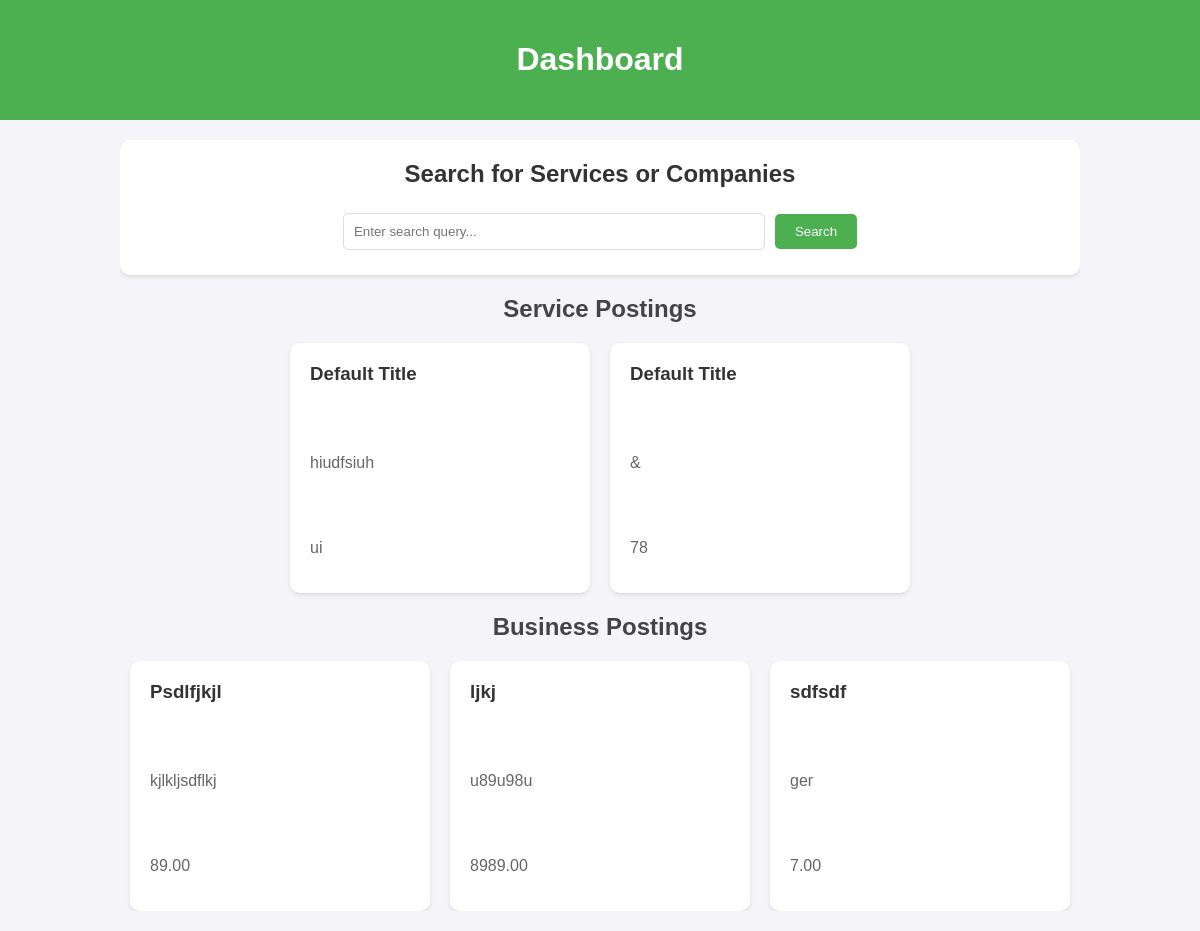
Page /home/ (signed in) on the committed database.
### main/models.py (models this page shows, shortened)
class ServiceRequest(models.Model):
    SERVICES_CHOICES = [
        ('consulting', 'Consulting'),
        ('development', 'Development'),
        ('design', 'Design'),
        ('marketing', 'Marketing'),
        ('other', 'Other'),
    ]
    user = models.ForeignKey(User, on_delete=models.CASCADE, related_name='related_requests', default=1)
    title = models.CharField(max_length=100, default='Default Title')
    services_needed = models.CharField(max_length=200)  # Store as a comma-separated string
    location = models.CharField(max_length=100)
    description = models.TextField()
    preferable_pricing = models.DecimalField(max_digits=10, decimal_places=2)

class BusinessProfile(models.Model):
    user = models.OneToOneField(User, on_delete=models.CASCADE, related_name='business_profile')
    name = models.CharField(max_length=100)
    industry = models.CharField(max_length=100)
    contact_info = models.CharField(max_length=255)
    services = models.TextField()
    previous_works = models.TextField()
    estimated_pricing = models.DecimalField(max_digits=10, decimal_places=2)

### main/views.py (the view, shortened to what this page needs)
# urls.py: path('home/', views.home, name='home'),
@login_required
def home(request):
    service_postings = ServiceRequest.objects.all()
    business_postings = BusinessProfile.objects.all()
    form = SearchForServicesOrCompany()  # Instantiate the search form
    return render(request, "main/dashboard.html", {'service_postings': service_postings, 'form': form, 'business_postings': business_postings})

### main/forms.py
class SearchForServicesOrCompany(forms.Form):
    search_query = forms.CharField(label='Search', max_length=100, widget=forms.TextInput(attrs={'placeholder': 'Enter service or company name'}))

### main/templates/main/dashboard.html (shortened to what this page needs)
<!DOCTYPE html>
<html>
<head>
    {% load static %}
    <link rel="stylesheet" href="{% static 'css/home.css' %}">
</head>
<body>
    <header>
        <h1>Dashboard</h1>
    </header>
    <div class="container">
        <section class="search-bar">
            {% block content %}
            <h2>Search for Services or Companies</h2>
            <form method="post">
                <input type="text" name="search_query" placeholder="Enter search query...">
                <button type="submit">Search</button>
            </form>
            {% endblock %}
        </section>
        <section class="postings-section">
            <h1>Service Postings</h1>
            <div class="postings-container">
                {% for service_posting in service_postings %}
                <div class="posting">
                    <h3>{{ service_posting.title }}</h3>
                    <p>{{ service_posting.services_needed }}</p>
                    <p>{{ service_posting.location }}</p>
                </div>
                {% endfor %}
            </div>
            <h1>Business Postings</h1>
            <div class="postings-container">
                {% for business_posting in business_postings %}
                <div class="posting">
                    <h3>{{ business_posting.name }}</h3>
                    <p>{{ business_posting.industry }}</p>
                    <p>{{ business_posting.estimated_pricing }}</p>
                </div>
                {% endfor %}
            </div>
        </section>
    </div>
</body>
</html>

### main/static/css/home.css (style rules this page uses)
body { font-family: Arial, sans-serif; background-color: #f4f4f9; color: #333; margin: 0; padding: 0; }
header { background-color: #4caf50; color: white; padding: 20px 0; text-align: center; }
.container { width: 80%; margin: 20px auto; overflow: hidden; }
.search-bar { background-color: white; padding: 20px; margin-bottom: 20px; border-radius: 10px; box-shadow: 0 2px 4px rgba(0, 0, 0, 0.1); text-align: center; }
.search-bar h2 { margin-top: 0; }
.search-bar form { display: flex; justify-content: center; align-items: center; flex-wrap: wrap; }
.search-bar input[type="text"] { padding: 10px; margin: 5px; border: 1px solid #ddd; border-radius: 5px; width: 70%; max-width: 400px; }
.search-bar button { padding: 10px 20px; margin: 5px; border: none; border-radius: 5px; background-color: #4caf50; color: white; cursor: pointer; }
.postings-section h1 { text-align: center; color: #444; }
.postings-container { display: flex; flex-wrap: wrap; justify-content: center; gap: 20px; }
.posting { background-color: white; padding: 20px; border-radius: 10px; box-shadow: 0 2px 4px rgba(0, 0, 0, 0.1); width: 300px; height: 250px; display: flex; flex-direction: column; justify-content: space-between; box-sizing: border-box; }
.posting h3 { margin-top: 0; color: #333; }
.posting p { color: #666; }

### rows in the picture
ServiceRequest: title "Default Title", services_needed "hiudfsiuh", location "ui"
ServiceRequest: title "Default Title", services_needed "&", location "78"
BusinessProfile: name "Psdlfjkjl", industry "kjlkljsdflkj", estimated_pricing "89.00"
BusinessProfile: name "ljkj", industry "u89u98u", estimated_pricing "8989.00"
BusinessProfile: name "sdfsdf", industry "ger", estimated_pricing "7.00"
